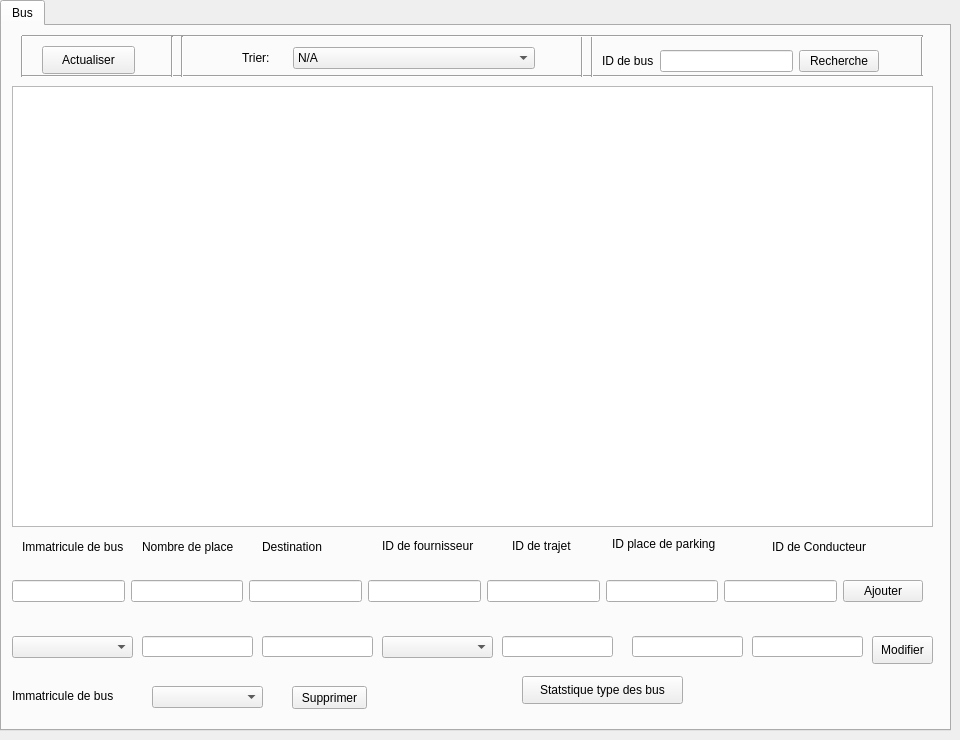
   <widget class="QWidget" name="tab_5">
    <attribute name="title">
     <string>Gestion des Bus</string>
    </attribute>
    <widget class="QTabWidget" name="tabWidget_4">
     <property name="geometry">
      <rect>
       <x>0</x>
       <y>0</y>
       <width>951</width>
       <height>731</height>
      </rect>
     </property>
     <property name="currentIndex">
      <number>0</number>
     </property>
     <widget class="QWidget" name="tab_6">
      <attribute name="title">
       <string>Bus</string>
      </attribute>
      <widget class="QLabel" name="LabelDestination_3">
       <property name="geometry">
        <rect>
         <x>260</x>
         <y>500</y>
         <width>81</width>
         <height>41</height>
        </rect>
       </property>
       <property name="styleSheet">
        <string notr="true">font: 75 8pt &quot;Times New Roman&quot;;</string>
       </property>
       <property name="text">
        <string>Destination</string>
       </property>
      </widget>
      <widget class="QLabel" name="LabelImmatricuteBus_3">
       <property name="geometry">
        <rect>
         <x>20</x>
         <y>500</y>
         <width>101</width>
         <height>41</height>
        </rect>
       </property>
       <property name="styleSheet">
        <string notr="true">font: 75 8pt &quot;Times New Roman&quot;;</string>
       </property>
       <property name="text">
        <string>Immatricule de bus</string>
       </property>
      </widget>
      <widget class="QLabel" name="LabelIDConducteur_3">
       <property name="geometry">
        <rect>
         <x>770</x>
         <y>500</y>
         <width>101</width>
         <height>41</height>
        </rect>
       </property>
       <property name="styleSheet">
        <string notr="true">font: 75 8pt &quot;Times New Roman&quot;;</string>
       </property>
       <property name="text">
        <string>ID de Conducteur</string>
       </property>
      </widget>
      <widget class="QLabel" name="LabelNbPlace_3">
       <property name="geometry">
        <rect>
         <x>140</x>
         <y>500</y>
         <width>101</width>
         <height>41</height>
        </rect>
       </property>
       <property name="styleSheet">
        <string notr="true">font: 75 8pt &quot;Times New Roman&quot;;</string>
       </property>
       <property name="text">
        <string>Nombre de place</string>
       </property>
      </widget>
      <widget class="QLabel" name="label_15">
       <property name="geometry">
        <rect>
         <x>380</x>
         <y>510</y>
         <width>111</width>
         <height>20</height>
        </rect>
       </property>
       <property name="text">
        <string>ID de fournisseur</string>
       </property>
      </widget>
      <widget class="QLabel" name="label_16">
       <property name="geometry">
        <rect>
         <x>510</x>
         <y>510</y>
         <width>101</width>
         <height>20</height>
        </rect>
       </property>
       <property name="text">
        <string>ID de trajet</string>
       </property>
      </widget>
      <widget class="QLabel" name="label_33">
       <property name="geometry">
        <rect>
         <x>610</x>
         <y>510</y>
         <width>131</width>
         <height>16</height>
        </rect>
       </property>
       <property name="text">
        <string>ID place de parking</string>
       </property>
      </widget>
      <widget class="QLineEdit" name="LENbPlaceModif2_3">
       <property name="geometry">
        <rect>
         <x>140</x>
         <y>610</y>
         <width>111</width>
         <height>21</height>
        </rect>
       </property>
      </widget>
      <widget class="QLineEdit" name="LEDestinationModif2_3">
       <property name="geometry">
        <rect>
         <x>260</x>
         <y>610</y>
         <width>111</width>
         <height>21</height>
        </rect>
       </property>
      </widget>
      <widget class="QLineEdit" name="LEIDTrajetModif2_3">
       <property name="geometry">
        <rect>
         <x>500</x>
         <y>610</y>
         <width>111</width>
         <height>21</height>
        </rect>
       </property>
      </widget>
      <widget class="QLineEdit" name="LEIDParkingModif2_3">
       <property name="geometry">
        <rect>
         <x>630</x>
         <y>610</y>
         <width>111</width>
         <height>21</height>
        </rect>
       </property>
      </widget>
      <widget class="QLineEdit" name="LECINAgentModif2_3">
       <property name="geometry">
        <rect>
         <x>750</x>
         <y>610</y>
         <width>111</width>
         <height>21</height>
        </rect>
       </property>
      </widget>
      <widget class="QPushButton" name="ConfirmerModifBus2_3">
       <property name="geometry">
        <rect>
         <x>870</x>
         <y>610</y>
         <width>61</width>
         <height>28</height>
        </rect>
       </property>
       <property name="cursor">
        <cursorShape>PointingHandCursor</cursorShape>
       </property>
       <property name="text">
        <string>Modifier</string>
       </property>
      </widget>
      <widget class="QPushButton" name="pb_supprimer_3">
       <property name="geometry">
        <rect>
         <x>290</x>
         <y>660</y>
         <width>75</width>
         <height>23</height>
        </rect>
       </property>
       <property name="cursor">
        <cursorShape>PointingHandCursor</cursorShape>
       </property>
       <property name="text">
        <string>Supprimer</string>
       </property>
      </widget>
      <widget class="QLabel" name="label_34">
       <property name="geometry">
        <rect>
         <x>10</x>
         <y>660</y>
         <width>121</width>
         <height>20</height>
        </rect>
       </property>
       <property name="text">
        <string>Immatricule de bus</string>
       </property>
      </widget>
      <widget class="QTableView" name="tabBus_3">
       <property name="geometry">
        <rect>
         <x>10</x>
         <y>60</y>
         <width>921</width>
         <height>441</height>
        </rect>
       </property>
      </widget>
      <widget class="Line" name="line_66">
       <property name="geometry">
        <rect>
         <x>10</x>
         <y>10</y>
         <width>20</width>
         <height>41</height>
        </rect>
       </property>
       <property name="orientation">
        <enum>Qt::Vertical</enum>
       </property>
      </widget>
      <widget class="Line" name="line_67">
       <property name="geometry">
        <rect>
         <x>910</x>
         <y>10</y>
         <width>20</width>
         <height>41</height>
        </rect>
       </property>
       <property name="orientation">
        <enum>Qt::Vertical</enum>
       </property>
      </widget>
      <widget class="Line" name="line_68">
       <property name="geometry">
        <rect>
         <x>20</x>
         <y>40</y>
         <width>901</width>
         <height>20</height>
        </rect>
       </property>
       <property name="orientation">
        <enum>Qt::Horizontal</enum>
       </property>
      </widget>
      <widget class="Line" name="line_69">
       <property name="geometry">
        <rect>
         <x>570</x>
         <y>10</y>
         <width>20</width>
         <height>41</height>
        </rect>
       </property>
       <property name="orientation">
        <enum>Qt::Vertical</enum>
       </property>
      </widget>
      <widget class="Line" name="line_70">
       <property name="geometry">
        <rect>
         <x>580</x>
         <y>10</y>
         <width>20</width>
         <height>41</height>
        </rect>
       </property>
       <property name="orientation">
        <enum>Qt::Vertical</enum>
       </property>
      </widget>
      <widget class="Line" name="line_71">
       <property name="geometry">
        <rect>
         <x>20</x>
         <y>0</y>
         <width>901</width>
         <height>20</height>
        </rect>
       </property>
       <property name="orientation">
        <enum>Qt::Horizontal</enum>
       </property>
      </widget>
      <widget class="Line" name="line_72">
       <property name="geometry">
        <rect>
         <x>160</x>
         <y>10</y>
         <width>20</width>
         <height>41</height>
        </rect>
       </property>
       <property name="orientation">
        <enum>Qt::Vertical</enum>
       </property>
      </widget>
      <widget class="Line" name="line_73">
       <property name="geometry">
        <rect>
         <x>170</x>
         <y>10</y>
         <width>20</width>
         <height>41</height>
        </rect>
       </property>
       <property name="orientation">
        <enum>Qt::Vertical</enum>
       </property>
      </widget>
      <widget class="QPushButton" name="pbBusAfficher_3">
       <property name="geometry">
        <rect>
         <x>40</x>
         <y>20</y>
         <width>93</width>
         <height>28</height>
        </rect>
       </property>
       <property name="cursor">
        <cursorShape>PointingHandCursor</cursorShape>
       </property>
       <property name="text">
        <string>Actualiser</string>
       </property>
      </widget>
      <widget class="QPushButton" name="pbStat_3">
       <property name="geometry">
        <rect>
         <x>520</x>
         <y>650</y>
         <width>161</width>
         <height>28</height>
        </rect>
       </property>
       <property name="cursor">
        <cursorShape>PointingHandCursor</cursorShape>
       </property>
       <property name="text">
        <string>Statstique type des bus</string>
       </property>
      </widget>
      <widget class="QWidget" name="layoutWidget_34">
       <property name="geometry">
        <rect>
         <x>10</x>
         <y>550</y>
         <width>911</width>
         <height>30</height>
        </rect>
       </property>
       <layout class="QHBoxLayout" name="horizontalLayout_25">
        <item>
         <widget class="QLineEdit" name="LEImmatriculeBus_3"/>
        </item>
        <item>
         <widget class="QLineEdit" name="LENbPlace_3"/>
        </item>
        <item>
         <widget class="QLineEdit" name="LEDestination_3"/>
        </item>
        <item>
         <widget class="QLineEdit" name="LEIDFournisseur_3"/>
        </item>
        <item>
         <widget class="QLineEdit" name="LEIDTrajet_3"/>
        </item>
        <item>
         <widget class="QLineEdit" name="LEIDParking_3"/>
        </item>
        <item>
         <widget class="QLineEdit" name="LECINAgent_3"/>
        </item>
        <item>
         <widget class="QPushButton" name="ConfirmerAjoutBus_3">
          <property name="cursor">
           <cursorShape>PointingHandCursor</cursorShape>
          </property>
          <property name="styleSheet">
           <string notr="true">font: 75 8pt &quot;Times New Roman&quot;;</string>
          </property>
          <property name="text">
           <string>Ajouter</string>
          </property>
         </widget>
        </item>
       </layout>
      </widget>
      <widget class="QWidget" name="layoutWidget_35">
       <property name="geometry">
        <rect>
         <x>600</x>
         <y>20</y>
         <width>277</width>
         <height>30</height>
        </rect>
       </property>
       <layout class="QHBoxLayout" name="horizontalLayout_26">
        <item>
         <widget class="QLabel" name="label_35">
          <property name="text">
           <string>ID de bus</string>
          </property>
         </widget>
        </item>
        <item>
         <widget class="QLineEdit" name="LEIDBusRechercher_3"/>
        </item>
        <item>
         <widget class="QPushButton" name="pbBusRechercher_3">
          <property name="cursor">
           <cursorShape>PointingHandCursor</cursorShape>
          </property>
          <property name="text">
           <string>Recherche</string>
          </property>
         </widget>
        </item>
       </layout>
      </widget>
      <widget class="QWidget" name="layoutWidget_36">
       <property name="geometry">
        <rect>
         <x>240</x>
         <y>20</y>
         <width>293</width>
         <height>24</height>
        </rect>
       </property>
       <layout class="QHBoxLayout" name="horizontalLayout_27">
        <item>
         <widget class="QLabel" name="label_36">
          <property name="text">
           <string>Trier:</string>
          </property>
         </widget>
        </item>
        <item>
         <widget class="QComboBox" name="cbTriBus_6">
          <property name="cursor">
           <cursorShape>PointingHandCursor</cursorShape>
          </property>
          <item>
           <property name="text">
            <string>N/A</string>
           </property>
          </item>
          <item>
           <property name="text">
            <string>Immatricule par ordre Croissant</string>
           </property>
          </item>
          <item>
           <property name="text">
            <string>Immatricule par ordre Decroissant</string>
           </property>
          </item>
          <item>
           <property name="text">
            <string>Nombre de place en ordre Croissant</string>
           </property>
          </item>
          <item>
           <property name="text">
            <string>Nombre de place en ordre Decroissant</string>
           </property>
          </item>
          <item>
           <property name="text">
            <string>Destination par ordre Croissant</string>
           </property>
          </item>
          <item>
           <property name="text">
            <string>Destination par ordre Decroissant</string>
           </property>
          </item>
         </widget>
        </item>
       </layout>
      </widget>
      <widget class="QComboBox" name="cbModifIDBus_3">
       <property name="geometry">
        <rect>
         <x>10</x>
         <y>610</y>
         <width>121</width>
         <height>22</height>
        </rect>
       </property>
       <property name="cursor">
        <cursorShape>PointingHandCursor</cursorShape>
       </property>
      </widget>
      <widget class="QComboBox" name="cbModifIDFourniBus_3">
       <property name="geometry">
        <rect>
         <x>380</x>
         <y>610</y>
         <width>111</width>
         <height>22</height>
        </rect>
       </property>
       <property name="cursor">
        <cursorShape>PointingHandCursor</cursorShape>
       </property>
      </widget>
      <widget class="QComboBox" name="cbSuppIDBus_3">
       <property name="geometry">
        <rect>
         <x>150</x>
         <y>660</y>
         <width>111</width>
         <height>22</height>
        </rect>
       </property>
       <property name="cursor">
        <cursorShape>PointingHandCursor</cursorShape>
       </property>
      </widget>
     </widget>
    </widget>
   </widget>
